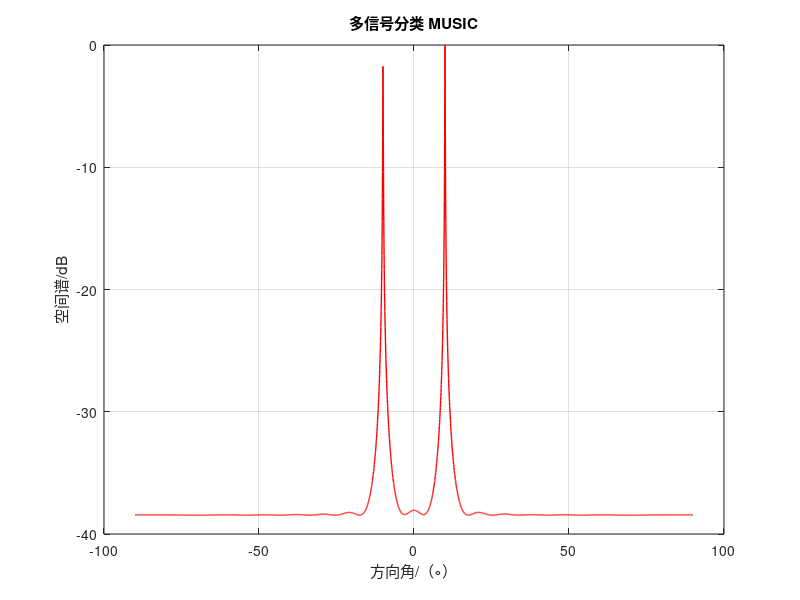

Here is the MATLAB script that generated this plot:
% MUSIC_simulation.m
clc;
clear;

% 初始化参数
f0 = 1e10; % 信号频率为 X 波段 10 GHz
fs = 3 * f0; % 采样频率
N = 1000; % 快拍数
c = 3e8; % 光速
lamda = c / f0; % 求波长
d = lamda / 2; % 阵元间隔
M = 16; % 阵元数目
theta = [-10; 10]; % 方向来向角
theta_p = -90:0.05:90; % 方向角度扫描范围
atheta = exp(-j * 2 * pi * d * sin(theta / 180 * pi) * (0:M-1) / lamda); % 空域导向矢量

% 构建信号
s1 = sin(2 * pi * f0 * (0:1/fs:(N-1)/fs));
s2 = cos(2 * pi * f0 * (0:1/fs:(N-1)/fs));
S = [s1; s2];

% 信号模型
X = atheta' * S;
X = awgn(X, 10); % 添加白高斯噪声，SNR=10dB
Rhat = X * X' / N; % 协方差矩阵估计

% 特征值分解
[sigma, lamdaM] = eig(Rhat);
UN = sigma(:, 1:M-2);

% MUSIC 法
for i = 1:length(theta_p)
    atheta_p = exp(-j * 2 * pi * d * sin(theta_p(i) / 180 * pi) * (0:M-1) / lamda);
    p3(i) = abs(1 / (atheta_p * UN * UN' * atheta_p'));
end
P3 = 10 * log10(p3 / max(p3));

% 绘制图形
figure();
plot(theta_p, P3, 'r', 'linewidth', 1);
title('多信号分类 MUSIC');
xlabel('方向角/（\circ）');
ylabel('空间谱/dB');
grid on;
